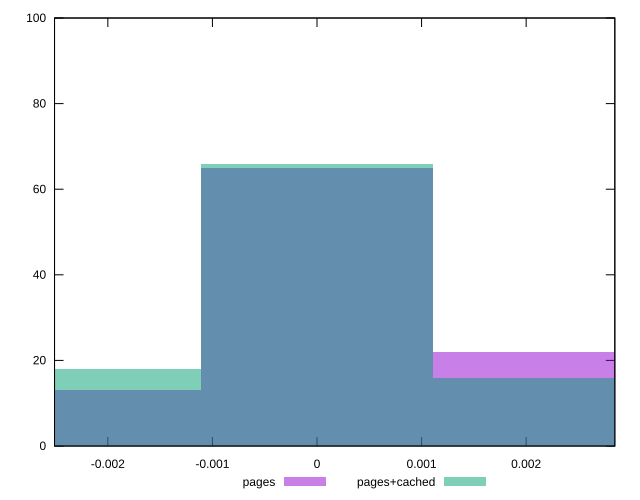

This figure's gnuplot source:
reset

$pages <<EOF
0 65
0.0022255235115995905 22
-0.0022255235115995905 13
EOF

$pagesCached <<EOF
0 66
0.0022255235115995905 16
-0.0022255235115995905 18
EOF

set key outside below
set boxwidth 0.0022255235115995905
set xrange [-0.002509781009874806:0.0028479029780120457]
set yrange [0:100]
set trange [0:100]
set style fill transparent solid 0.5 noborder
set terminal svg size 640, 500 enhanced background rgb 'white'
set output "report_00015_2021-02-09T16-11-33.973Z/meta/pScore-difference/comparison/histogram/0_vs_1.svg"

plot $pages title "pages" with boxes, \
     $pagesCached title "pages+cached" with boxes

reset
